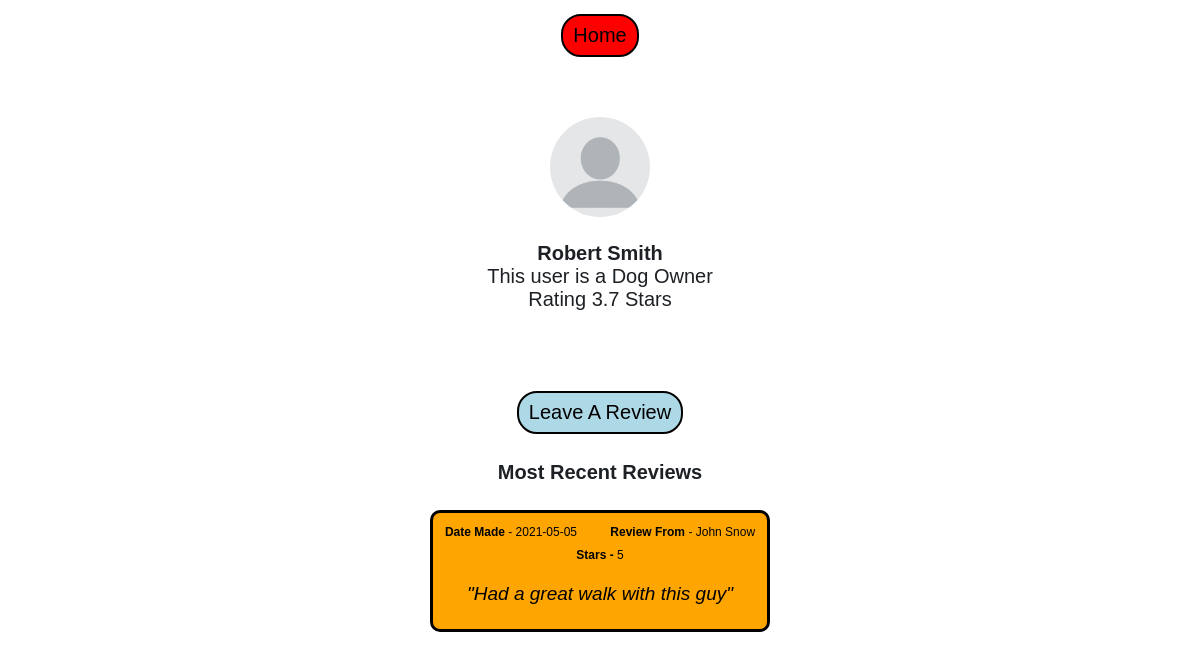
The app's page /profile/3, older data.
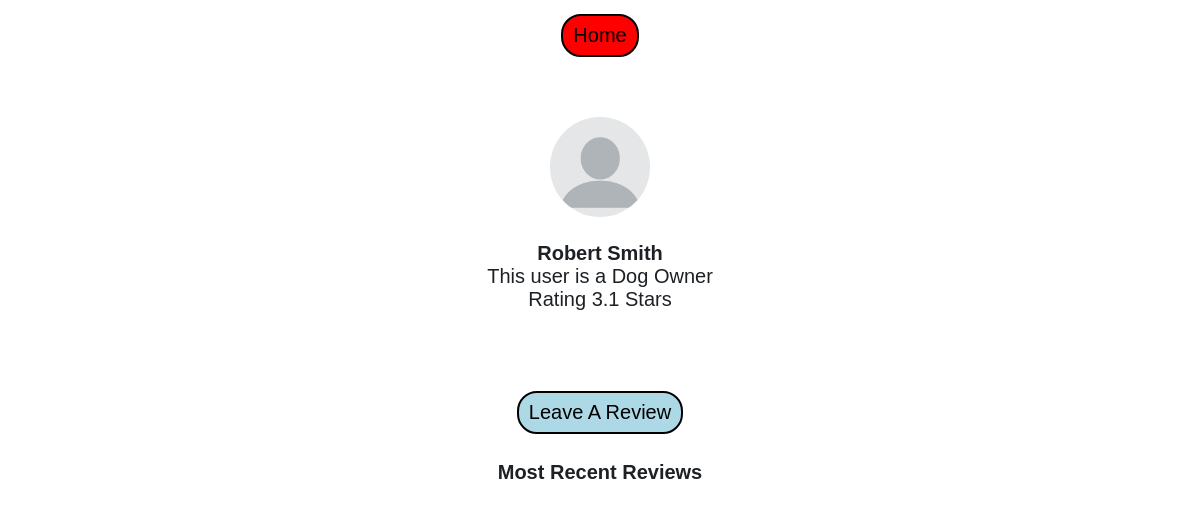
The same page, newer data.
### tables this page shows
CREATE TABLE users (
            usrId integer primary key,
            email text,
            password text,
            firstName text,
            lastName text,
            accType text,
            postcode text,
            numberOfReviews integer,
            starRating real
            );

CREATE TABLE review (
            byUsrId integer,
            forUsrId integer,
            date text,
            star integer,
            message text,
            PRIMARY KEY (byUsrId, forUsrId, message)
            );

### app.py (the view)
@app.route('/profile/<usrId>')
def profile(usrId):
    userObj = user(usrId)
    return render_template('profile.html', userObj=userObj, user=user)

### database.py (called while the page is built)
    def search(self, col="null", search="null"):
        conn = sqlite3.connect('main.db')
        c = conn.cursor()
        if col == "email":
            c.execute(f'SELECT * FROM users WHERE email="{search}"')
            data = c.fetchall()
        elif col == "password":
            c.execute(f'SELECT * FROM users WHERE password="{search}"')
            data = c.fetchall()
        elif col == "usrId":
            c.execute(f'SELECT * FROM users WHERE usrId="{search}"')
            data = c.fetchall()
        elif col == "postcode":
            c.execute(f'SELECT * FROM users WHERE postcode="{search}"')
            data = c.fetchall()
        else:
            c.execute(f'SELECT * FROM users')
            data = c.fetchall()
        conn.commit()
        conn.close()
        return(data)

    def getReviewsFor(self, usrId):
        conn = sqlite3.connect('main.db')
        c = conn.cursor()
        c.execute(f'SELECT * FROM review WHERE forUsrId="{usrId}" ORDER BY date DESC Limit 5')
        data = c.fetchall()
        return(data)
        conn.commit()
        conn.close()

### user.py (called while the page is built)
    def getReviewsFor(self):
        result = db.getReviewsFor(self.usrId)
        return result

### templates/profile.html (shortened to what this page needs)
{% extends "base.html" %}
{% block head %}
    {{ super() }}
    <link rel="stylesheet" href="{{ url_for('static', filename='css/profile.css') }}">
{% endblock %}
{% block body %}
    <img src="{{ url_for('static', filename='profilePic.png') }}">
    <p><span class="name"> {{ userObj.fName }} {{ userObj.lName }}</span><br>
        This user is a Dog {{ (userObj.accType).capitalize() }} <br>
        Rating {{ userObj.starRating }} Stars
    </p>
    <p>
        <a href="/leaveReview/{{ userObj.usrId }}" id="topButton">Leave A Review</a>
        <h4>Most Recent Reviews</h6>
        {% for i in userObj.getReviewsFor() %}
            <div class="review">
                <span style="font-size: 12px;">
                    <span class="name">Date Made</span> -  {{ i[2] }}<span style="padding-left: 30px;"></span>
                    <span class="name">Review From </span> - {{ user(i[0]).fName }} {{ user(i[0]).lName }} <br>
                    <span class="name">Stars - </span>{{ i[3] }}
                    <p class="reviewText">"{{ i[4] }}"</p>
                </span>
            </div>
        {% endfor %}
    </p>
{% endblock %}

### templates/base.html (shortened to what this page needs)
<!DOCTYPE html>
<head>
    {% block head %}
    <link rel="stylesheet" href="{{ url_for('static', filename='css/main.css') }}">
    {% endblock %}
</head>
<body>
    <div style="margin-bottom: 50px;">
        <a href="/home">Home</a>
    </div>
    {% block body %}
    {% endblock %}
</body>

### static/css/main.css (style rules this page uses)
body { font-size: 20px; font-weight: 100; text-decoration: none; text-align: center; color: rgb(29, 33, 37); font-family: Arial, Helvetica, sans-serif; }
img { height: 100px; width: auto; border-radius: 70%; }

### static/css/profile.css (style rules this page uses)
.name { font-weight: bold; }
a { font-size: 20px; border: 2px solid black; border-radius: 20px; background-color: red ; padding: 8px 10px; display: inline-block; margin-top: 6px; text-decoration: none; color: black; }
#topButton { background-color: lightblue; margin-top: 60px; }

Row changes from the older to the newer data that the page shows:
removed review: date "2021-05-05", byUsrId.firstName "John", byUsrId.lastName "Snow", star "5", message "Had a great walk with this guy"
changed users "Robert": starRating "3.7" → "3.1"
